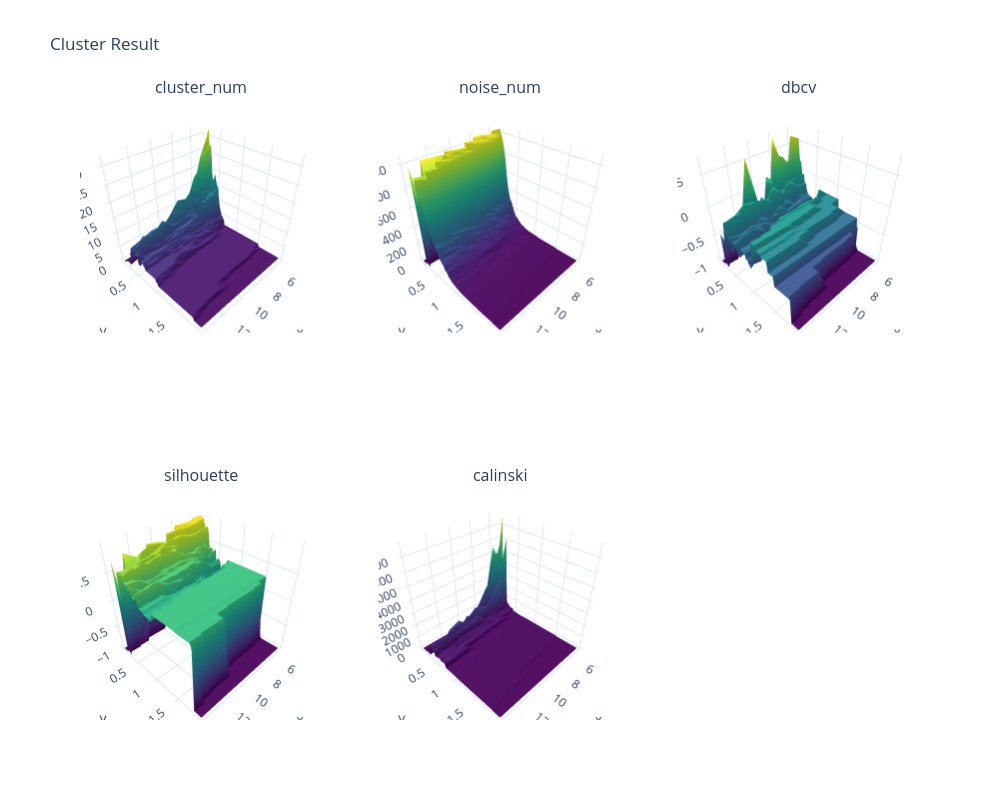

The notebook cell saved with this chart:
### Markdown cell above
### 聚类结果评估

### Code cell
df_dbscan_result = pd.read_csv(os.getcwd()+"/dacang/cluster/dbscan_result_eliNoise_1201.csv")
df_dbscan_result = df_dbscan_result[df_dbscan_result.eps<2]
utils.ShowClusterResult(df_dbscan_result,['cluster_num','noise_num','dbcv','silhouette','calinski'])

### Figure 1 — Plotly figure (JSON) as saved in the notebook; plotly's stock layout.template omitted (floating-point values rounded to 4 significant figures; data arrays with more than 128 entries replaced by an {"elided": "..."} marker saying what was removed)
{"data": [{"colorscale": [[0, "#440154"], [0.1111, "#482878"], [0.2222, "#3e4989"], [0.3333, "#31688e"], [0.4444, "#26828e"], [0.5556, "#1f9e89"], [0.6667, "#35b779"], [0.7778, "#6ece58"], [0.8889, "#b5de2b"], [1, "#fde725"]], "scene": "scene", "showscale": false, "type": "surface", "x": [5, 6, 7, 8, 9, 10, 11, 12, 13, 14], "y": [0.1, 0.12, 0.14, 0.16, 0.18, 0.2, 0.22, 0.24, 0.26, 0.28, 0.3, 0.32, 0.34, 0.36, 0.38, 0.4, 0.42, 0.44, 0.46, 0.48, 0.5, 0.52, 0.54, 0.56, 0.58, 0.6, 0.62, 0.64, 0.66, 0.68, 0.7, 0.72, 0.74, 0.76, 0.78, 0.8, 0.82, 0.84, 0.86, 0.88, 0.9, 0.92, 0.94, 0.96, 0.98, 1, 1.02, 1.04, 1.06, 1.08, 1.1, 1.12, 1.14, 1.16, 1.18, 1.2, 1.22, 1.24, 1.26, 1.28, 1.3, 1.32, 1.34, 1.36, 1.38, 1.4, 1.42, 1.44, 1.46, 1.48, 1.5, 1.52, 1.54, 1.56, 1.58, 1.6, 1.62, 1.64, 1.66, 1.68, 1.7, 1.72, 1.74, 1.76, 1.78, 1.8, 1.82, 1.84, 1.86, 1.88, 1.9, 1.92, 1.94, 1.96, 1.98], "z": {"elided": "95x10 int values"}}, {"colorscale": [[0, "#440154"], [0.1111, "#482878"], [0.2222, "#3e4989"], [0.3333, "#31688e"], [0.4444, "#26828e"], [0.5556, "#1f9e89"], [0.6667, "#35b779"], [0.7778, "#6ece58"], [0.8889, "#b5de2b"], [1, "#fde725"]], "scene": "scene2", "showscale": false, "type": "surface", "x": [5, 6, 7, 8, 9, 10, 11, 12, 13, 14], "y": [0.1, 0.12, 0.14, 0.16, 0.18, 0.2, 0.22, 0.24, 0.26, 0.28, 0.3, 0.32, 0.34, 0.36, 0.38, 0.4, 0.42, 0.44, 0.46, 0.48, 0.5, 0.52, 0.54, 0.56, 0.58, 0.6, 0.62, 0.64, 0.66, 0.68, 0.7, 0.72, 0.74, 0.76, 0.78, 0.8, 0.82, 0.84, 0.86, 0.88, 0.9, 0.92, 0.94, 0.96, 0.98, 1, 1.02, 1.04, 1.06, 1.08, 1.1, 1.12, 1.14, 1.16, 1.18, 1.2, 1.22, 1.24, 1.26, 1.28, 1.3, 1.32, 1.34, 1.36, 1.38, 1.4, 1.42, 1.44, 1.46, 1.48, 1.5, 1.52, 1.54, 1.56, 1.58, 1.6, 1.62, 1.64, 1.66, 1.68, 1.7, 1.72, 1.74, 1.76, 1.78, 1.8, 1.82, 1.84, 1.86, 1.88, 1.9, 1.92, 1.94, 1.96, 1.98], "z": {"elided": "95x10 int values"}}, {"colorscale": [[0, "#440154"], [0.1111, "#482878"], [0.2222, "#3e4989"], [0.3333, "#31688e"], [0.4444, "#26828e"], [0.5556, "#1f9e89"], [0.6667, "#35b779"], [0.7778, "#6ece58"], [0.8889, "#b5de2b"], [1, "#fde725"]], "scene": "scene3", "showscale": false, "type": "surface", "x": [5, 6, 7, 8, 9, 10, 11, 12, 13, 14], "y": [0.1, 0.12, 0.14, 0.16, 0.18, 0.2, 0.22, 0.24, 0.26, 0.28, 0.3, 0.32, 0.34, 0.36, 0.38, 0.4, 0.42, 0.44, 0.46, 0.48, 0.5, 0.52, 0.54, 0.56, 0.58, 0.6, 0.62, 0.64, 0.66, 0.68, 0.7, 0.72, 0.74, 0.76, 0.78, 0.8, 0.82, 0.84, 0.86, 0.88, 0.9, 0.92, 0.94, 0.96, 0.98, 1, 1.02, 1.04, 1.06, 1.08, 1.1, 1.12, 1.14, 1.16, 1.18, 1.2, 1.22, 1.24, 1.26, 1.28, 1.3, 1.32, 1.34, 1.36, 1.38, 1.4, 1.42, 1.44, 1.46, 1.48, 1.5, 1.52, 1.54, 1.56, 1.58, 1.6, 1.62, 1.64, 1.66, 1.68, 1.7, 1.72, 1.74, 1.76, 1.78, 1.8, 1.82, 1.84, 1.86, 1.88, 1.9, 1.92, 1.94, 1.96, 1.98], "z": {"elided": "95x10 float values"}}, {"colorscale": [[0, "#440154"], [0.1111, "#482878"], [0.2222, "#3e4989"], [0.3333, "#31688e"], [0.4444, "#26828e"], [0.5556, "#1f9e89"], [0.6667, "#35b779"], [0.7778, "#6ece58"], [0.8889, "#b5de2b"], [1, "#fde725"]], "scene": "scene4", "showscale": false, "type": "surface", "x": [5, 6, 7, 8, 9, 10, 11, 12, 13, 14], "y": [0.1, 0.12, 0.14, 0.16, 0.18, 0.2, 0.22, 0.24, 0.26, 0.28, 0.3, 0.32, 0.34, 0.36, 0.38, 0.4, 0.42, 0.44, 0.46, 0.48, 0.5, 0.52, 0.54, 0.56, 0.58, 0.6, 0.62, 0.64, 0.66, 0.68, 0.7, 0.72, 0.74, 0.76, 0.78, 0.8, 0.82, 0.84, 0.86, 0.88, 0.9, 0.92, 0.94, 0.96, 0.98, 1, 1.02, 1.04, 1.06, 1.08, 1.1, 1.12, 1.14, 1.16, 1.18, 1.2, 1.22, 1.24, 1.26, 1.28, 1.3, 1.32, 1.34, 1.36, 1.38, 1.4, 1.42, 1.44, 1.46, 1.48, 1.5, 1.52, 1.54, 1.56, 1.58, 1.6, 1.62, 1.64, 1.66, 1.68, 1.7, 1.72, 1.74, 1.76, 1.78, 1.8, 1.82, 1.84, 1.86, 1.88, 1.9, 1.92, 1.94, 1.96, 1.98], "z": {"elided": "95x10 float values"}}, {"colorscale": [[0, "#440154"], [0.1111, "#482878"], [0.2222, "#3e4989"], [0.3333, "#31688e"], [0.4444, "#26828e"], [0.5556, "#1f9e89"], [0.6667, "#35b779"], [0.7778, "#6ece58"], [0.8889, "#b5de2b"], [1, "#fde725"]], "scene": "scene5", "showscale": false, "type": "surface", "x": [5, 6, 7, 8, 9, 10, 11, 12, 13, 14], "y": [0.1, 0.12, 0.14, 0.16, 0.18, 0.2, 0.22, 0.24, 0.26, 0.28, 0.3, 0.32, 0.34, 0.36, 0.38, 0.4, 0.42, 0.44, 0.46, 0.48, 0.5, 0.52, 0.54, 0.56, 0.58, 0.6, 0.62, 0.64, 0.66, 0.68, 0.7, 0.72, 0.74, 0.76, 0.78, 0.8, 0.82, 0.84, 0.86, 0.88, 0.9, 0.92, 0.94, 0.96, 0.98, 1, 1.02, 1.04, 1.06, 1.08, 1.1, 1.12, 1.14, 1.16, 1.18, 1.2, 1.22, 1.24, 1.26, 1.28, 1.3, 1.32, 1.34, 1.36, 1.38, 1.4, 1.42, 1.44, 1.46, 1.48, 1.5, 1.52, 1.54, 1.56, 1.58, 1.6, 1.62, 1.64, 1.66, 1.68, 1.7, 1.72, 1.74, 1.76, 1.78, 1.8, 1.82, 1.84, 1.86, 1.88, 1.9, 1.92, 1.94, 1.96, 1.98], "z": {"elided": "95x10 float values"}}], "layout": {"annotations": [{"font": {"size": 16}, "showarrow": false, "text": "cluster_num", "x": 0.1444, "xanchor": "center", "xref": "paper", "y": 1, "yanchor": "bottom", "yref": "paper"}, {"font": {"size": 16}, "showarrow": false, "text": "noise_num", "x": 0.5, "xanchor": "center", "xref": "paper", "y": 1, "yanchor": "bottom", "yref": "paper"}, {"font": {"size": 16}, "showarrow": false, "text": "dbcv", "x": 0.8556, "xanchor": "center", "xref": "paper", "y": 1, "yanchor": "bottom", "yref": "paper"}, {"font": {"size": 16}, "showarrow": false, "text": "silhouette", "x": 0.1444, "xanchor": "center", "xref": "paper", "y": 0.375, "yanchor": "bottom", "yref": "paper"}, {"font": {"size": 16}, "showarrow": false, "text": "calinski", "x": 0.5, "xanchor": "center", "xref": "paper", "y": 0.375, "yanchor": "bottom", "yref": "paper"}], "height": 800, "scene": {"domain": {"x": [0, 0.2889], "y": [0.625, 1]}}, "scene2": {"domain": {"x": [0.3556, 0.6444], "y": [0.625, 1]}}, "scene3": {"domain": {"x": [0.7111, 1], "y": [0.625, 1]}}, "scene4": {"domain": {"x": [0, 0.2889], "y": [0, 0.375]}}, "scene5": {"domain": {"x": [0.3556, 0.6444], "y": [0, 0.375]}}, "scene6": {"domain": {"x": [0.7111, 1], "y": [0, 0.375]}}, "title": {"text": "Cluster Result"}, "width": 1000}}
